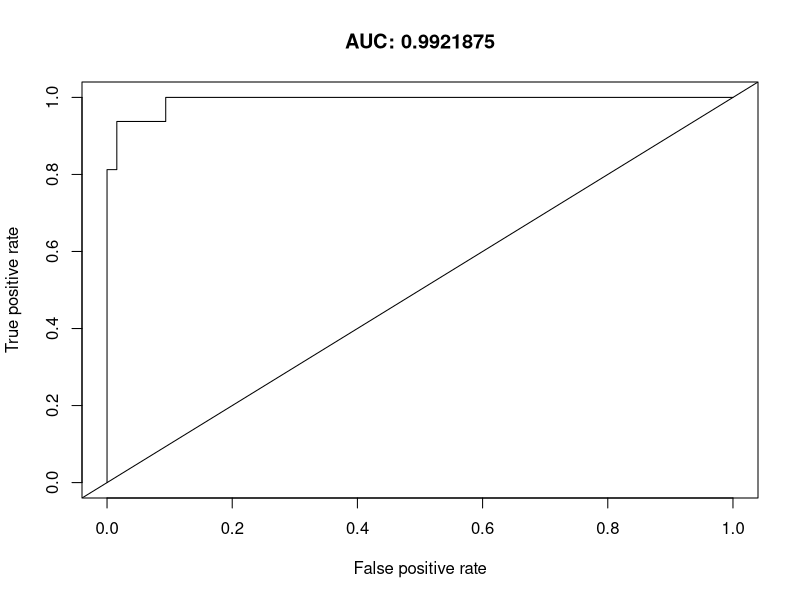
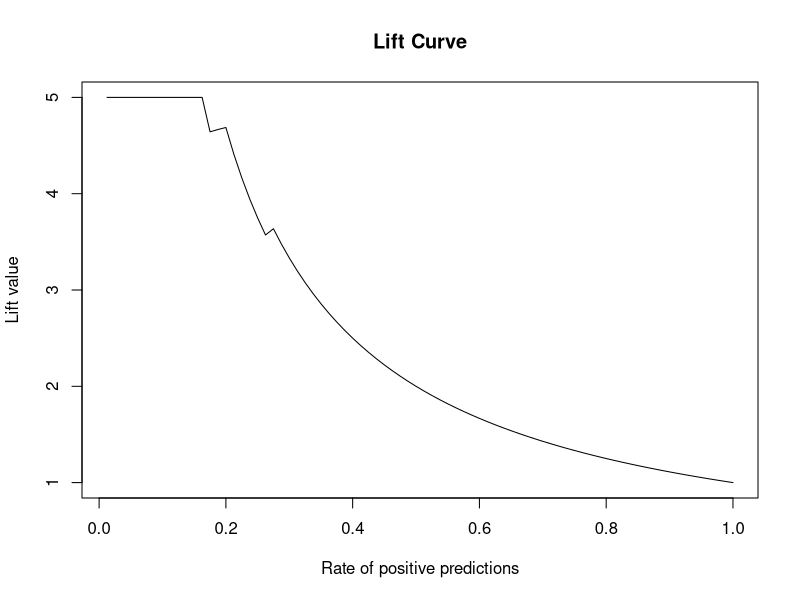

The R source for these figures, in order:
# uncomment next line and execute if package not installed yet
# install.packages("caret")
# install.packages("glmnet")
# install.packages("ROCR")

# load necessary libraries
library(caret)
library(glmnet)
library(ROCR)

# read in file from working directory
df<- read.csv("highsales_r.csv")

# review encoding of variables
# input variables need to be numerically encoded
str(df)

# create dummy binary variables for all categorical variables
df_dummy<- dummyVars("HighSales~ .", data = df, fullRank = TRUE)
df_dummy <- data.frame(predict(df_dummy, newdata = df))
df_dummy <- cbind(df_dummy, df$HighSales)
df <- df_dummy
colnames(df)[colnames(df)=="df$HighSales"] = "HighSales"

# encode target variable as a categorical variable
df$HighSales <- as.factor(df$HighSales)

# compute class proportion table on target variable
prop.table(table(df$HighSales))

# set random number seed for randomized partition
# different seed values will generate different partitions of the data
set.seed(1975)

# use the createDataPartition to randomly select observations to be placed in the training set
# specify the target variable (y)
# set the percentage of data to set aside for training (p)
indxTrain <- createDataPartition(y = df$HighSales, p=0.8, list=FALSE)

# define training set for cross-validation
training <- df[indxTrain,]

# define test set 
testing <- df[-indxTrain,]

# create a grid of parameter values to assess in k-fold cross-validation
# for regularized logistic regression, two parameters: alpha and lambda
# alpha parameter controls the mix between ridge regularization and lasso regularization
# alpha = 0 -> ridge, alpha = 1 -> lasso
# lambda corresponds to the regularization penalty that dampens the size of the coefficients
grid <-expand.grid(.alpha=0:1, .lambda = seq(0, 1, length = 100))

# specify model training process
# method = k-fold cross-validation 
# number = number of folds
ctrl <- trainControl(method = "cv", number = 10, classProbs = TRUE, summaryFunction = twoClassSummary)

# train model via 10-fold cross-validation
# first argument identifies y variable (before the ~) and the set of x variables (after the ~)
# note we are excluding the Store index variable 
# second argument (data) specifies training set 
# third argument (method) specifies prediction method (regularized logistic regression)
# fourth argument (trControl) specifies training process (cross-validation)
# fifth argument (preProcess) specifies that we need to center and scale variables
# sixth argument (tuneLength) specifies number of different combinations of the two parameters
# alpha and lambda to evaluate, the specific values of alpha and lambda are selected automatically
# alpha parameter controls the mix between ridge regularization and lasso regularization
# alpha = 0 -> ridge, alpha = 1 -> lasso
# lambda corresponds to the regularization penalty that dampens the size of the coefficients
logregFit <- train(HighSales ~ . - Store, data = training, method = "glmnet",
                trControl = ctrl, tuneGrid = grid, preProcess = c("center","scale"))


# identify values of alpha and lambda that maximize AUC for ROC curve in the 10-fold cross-validation
logregFit

# output the regularized logistic regression coefficients
coef(logregFit$finalModel, logregFit$bestTune$lambda)

# generate classifications on testing set using threshold of 0.5
logregPredictClass <- predict(logregFit,newdata = testing)

# generate predicted probabilities on testing set
logregPredictProb <- predict(logregFit,newdata = testing, type = "prob")

# output performance metrics using "Yes" as the positive class
# using 50% probability threshold
confusionMatrix(logregPredictClass, testing$HighSales, positive = "Yes" )

# AUC under ROC curve, Sensitivity, Specificity
tcs <-twoClassSummary(data = data.frame(obs=testing$HighSales, pred = logregPredictClass, 
                        logregPredictProb, 1 - logregPredictProb ), lev = levels(testing$HighSales))
tcs

# data structure for constructing ROC and lift curves
pred <- prediction(logregPredictProb[,2], testing$HighSales)

# plot AUC 
perAUC <- performance(pred,"tpr", "fpr")
plot(perAUC, main = paste('AUC:', tcs[1]))
abline(0,1)

# plot lift 
perLift <- performance(pred,"lift","rpp")
plot(perLift, main = 'Lift Curve')

# create a data frame with the probability estimates and test set observations 
# write this data frame to a csv file
df_test <- cbind(logregPredictProb, testing$HighSales)
write.csv(df_test, "logregprobability_predictions.csv")
